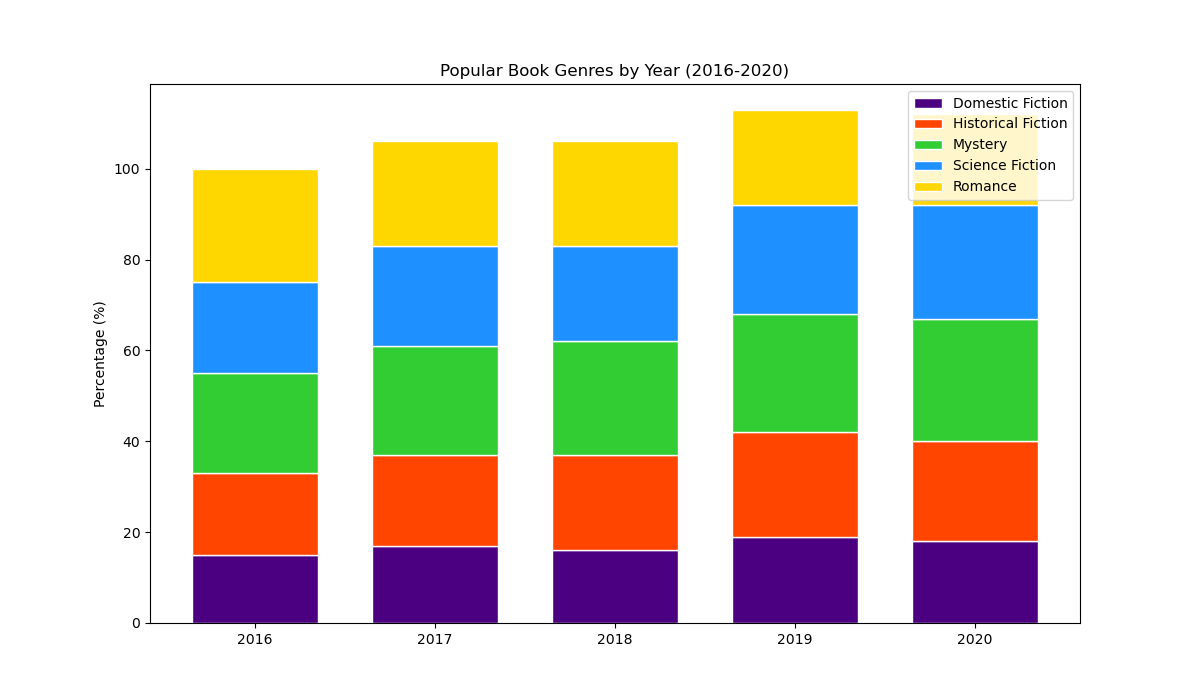

Reproduce this figure in Python.

import matplotlib.pyplot as plt

years = ['2016', '2017', '2018', '2019', '2020']
domestic_fiction = [15, 17, 16, 19, 18]
historical_fiction = [18, 20, 21, 23, 22]
mystery = [22, 24, 25, 26, 27]
science_fiction = [20, 22, 21, 24, 25]
romance = [25, 23, 23, 21, 20]

colors = ['#4B0082', '#FF4500', '#32CD32', '#1E90FF', '#FFD700']

fig, ax = plt.subplots(figsize=(12, 7))

bar_width = 0.7

ax.bar(years, domestic_fiction, color=colors[0], edgecolor='white', width=bar_width, label='Domestic Fiction')
ax.bar(years, historical_fiction, bottom=domestic_fiction, color=colors[1], edgecolor='white', width=bar_width, label='Historical Fiction')
ax.bar(years, mystery, bottom=[i+j for i,j in zip(domestic_fiction, historical_fiction)], color=colors[2], edgecolor='white', width=bar_width, label='Mystery')
ax.bar(years, science_fiction, bottom=[i+j+k for i,j,k in zip(domestic_fiction, historical_fiction, mystery)], color=colors[3], edgecolor='white', width=bar_width, label='Science Fiction')
ax.bar(years, romance, bottom=[i+j+k+l for i,j,k,l in zip(domestic_fiction, historical_fiction, mystery, science_fiction)], color=colors[4], edgecolor='white', width=bar_width, label='Romance')

ax.set_ylabel('Percentage (%)')
ax.set_title('Popular Book Genres by Year (2016-2020)')

ax.legend(loc='upper right')

plt.show()
